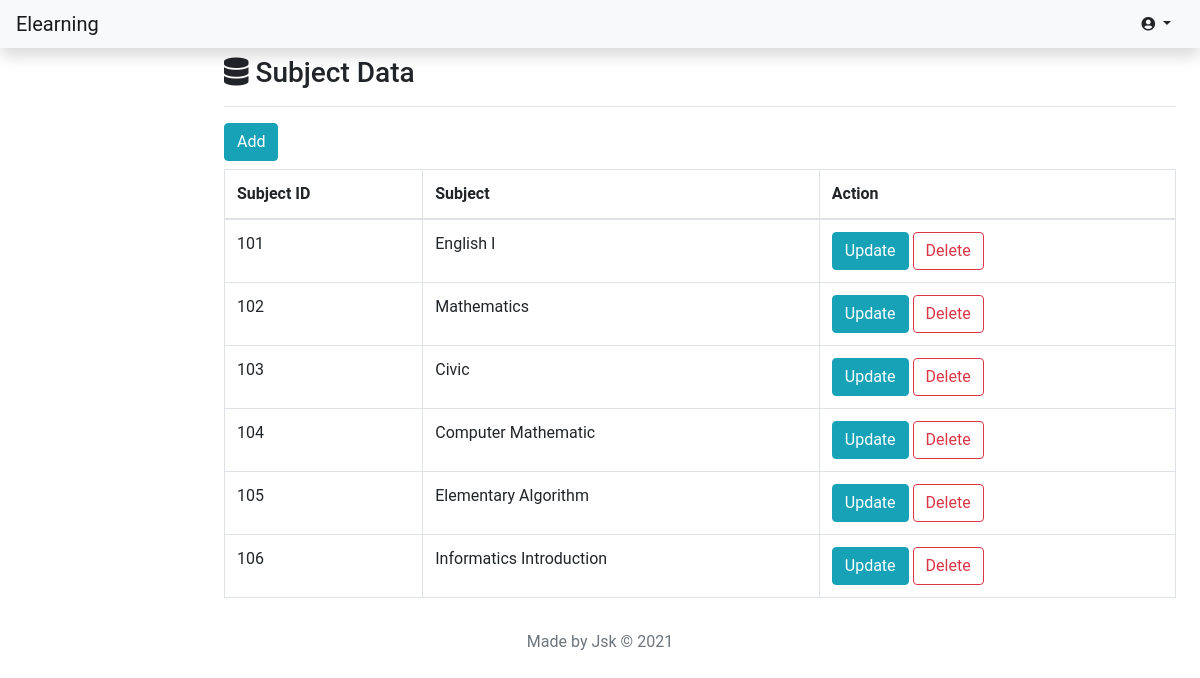
/index.php/staff/show_subject, run on the app's committed database.
### tables this page shows
CREATE TABLE `subject` (
  `subject_id` varchar(5) NOT NULL,
  `subject` varchar(30) DEFAULT NULL
);

### application/controllers/Staff.php (called while the page is built, shortened)
<?php
class Staff extends CI_Controller
{
	public function __construct()
	{
		$this->load->model('Student_model');
		$this->load->model('Subject_model');
		$this->load->model('Semester_model');
		$this->load->model('Staff_model');
		$this->load->model('Result_model');
		$this->load->model('Branch_model');
		$this->load->model('News_model');
		$this->load->model('Event_model');
	}
	public function show_subject()
	{
		$data['subject'] = $this->Subject_model->read();
		$data['level'] = 'admin';
		$data['title'] = 'Subject Data';
		$this->load->view('layout/head', $data);
		$this->load->view('layout/navbar');
		$this->load->view('staff/subject/index', $data);
		$this->load->view('layout/footer');
	}
}

### index.php (called while the page is built, shortened)
<?php
require_once BASEPATH . 'core/CodeIgniter.php';

### application/models/Subject_model.php (called while the page is built, shortened)
<?php
class Subject_model extends CI_Model
{
	protected $table = "subject";
	public function read($data = FALSE)
	{
		if ($data == FALSE) {
			return $this->db->get($this->table)->result_array();
		}
		return $this->db->get_where($this->table, $data)->result_array();
	}
}

### application/views/staff/subject/index.php (the view, shortened to what this page needs)
<main role="main" class="col-md-9 ml-sm-auto col-lg-10 px-md-4">
	<h3 class="my-2">
		<span class="fa fa-database"></span>
		<?= $title ?>
	</h3>
	<hr>
	<a role="button" class="btn btn-info mb-2" href="<?= base_url() ?>staff/subject/add">Add</a>
	<div class="table-responsive">
		<table class="table table-bordered table-hover dt-responsive" id="manageData">
			<thead>
				<tr>
					<th>Subject ID</th>
					<th>Subject</th>
					<th>Action</th>
				</tr>
			</thead>
			<tbody>
				<?php
				foreach ($subject as $sub) : ?>
					<tr>
						<td><?= $sub['subject_id']; ?></td>
						<td><?= $sub['subject']; ?></td>
						<td>
							<a role="button" href="<?= base_url() ?>staff/subject/update?id=<?= $sub['subject_id']; ?>" class="btn btn-info">Update</a>
							<a role="button" href="<?= base_url() ?>staff/subject/delete?id=<?= $sub['subject_id']; ?>" onclick="return confirm('Are you sure you want to delete this?');" class="btn btn-outline-danger">Delete</a>
						</td>
					</tr>
				<?php
				endforeach;
				?>
			</tbody>
		</table>
	</div>
</main>

### assets/css/style.css (style rules this page uses)
html { scroll-behavior: smooth; }
body { font-family: "Roboto"; }

### data on the page
subject: subject_id "101", subject "English I"
subject: subject_id "102", subject "Mathematics"
subject: subject_id "103", subject "Civic"
subject: subject_id "104", subject "Computer Mathematic"
subject: subject_id "105", subject "Elementary Algorithm"
subject: subject_id "106", subject "Informatics Introduction"

### other printed values
$title "Subject Data"
